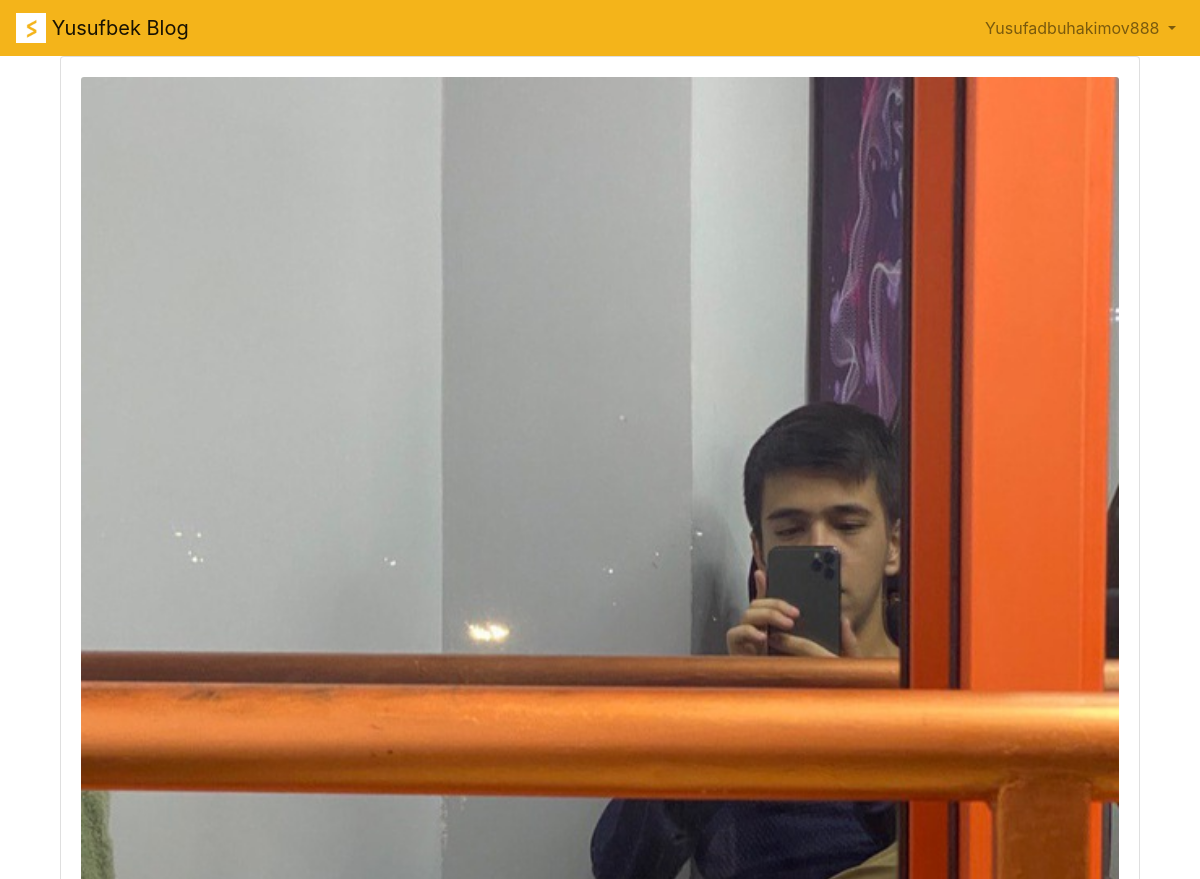
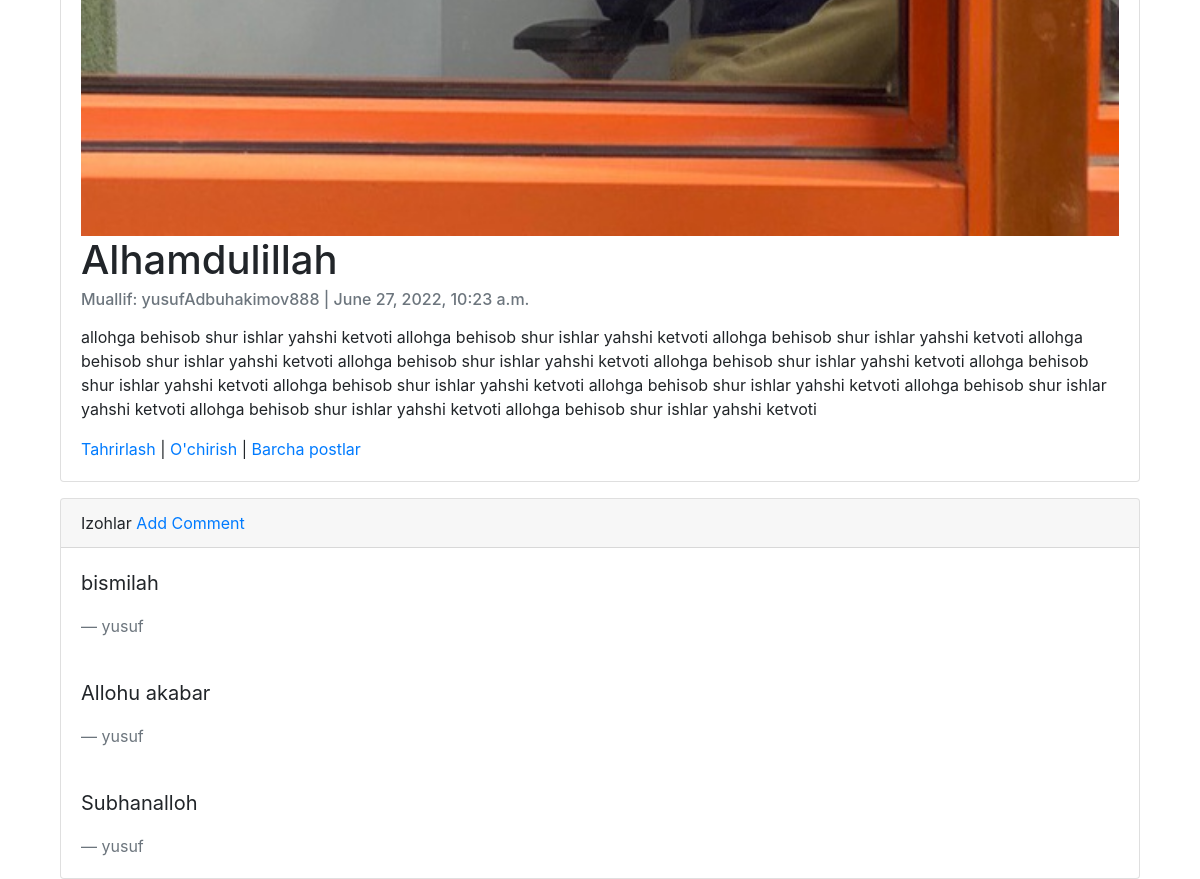
The page /articles/2/ (signed in) on the database its author committed (2 pictures, top to bottom).
### accounts/models.py (models this page shows)
class CustomUser(AbstractUser):
    age = models.PositiveIntegerField(null=True, blank=True)

### articles/models.py (models this page shows, shortened)
class Article(models.Model):
    title = models.CharField(max_length=150)
    summary = models.CharField(max_length=200, blank=True)
    body = RichTextField()
    photo = models.ImageField(upload_to='images/', blank=True)
    date = models.DateTimeField(auto_now_add=True)
    author = models.ForeignKey(
        User,
        on_delete=models.CASCADE,
    )

class Comment(models.Model):
    articles = models.ForeignKey(Article, on_delete=models.CASCADE, related_name='comments')
    comment = models.CharField(max_length=150)
    author = models.ForeignKey(User, on_delete=models.CASCADE, )
    def __str__(self):
        return self.comment

### articles/views.py (the view)
# urls.py: path('<int:pk>/', ArticleDetailView.as_view(), name='article_detail'),
class ArticleDetailView(DetailView):
    model = Article
    template_name = 'article_detail.html'

### templates/article_detail.html (shortened to what this page needs)
{% extends 'base.html' %}
{% block content %}
    <div class="container-fluid">
        <div class="card" >
          <div class="card-body">
              {%  if object.photo %}
                <img class="card-img-top" src="{{ object.photo.url }}" alt="{{ object.title }}">
              {% endif %}
              <h1 class="card-title">{{ object.title }}</h1>
              <h6 class="card-subtitle mb-2 text-muted">Muallif: {{ object.author }} | {{ object.date }}</h6>
              <p class="card-text">{{ object.body | safe }}</p>
              <a href="{% url 'article_edit' article.pk %}">Tahrirlash</a> |
              <a href="{% url 'article_delete' article.pk %}">O'chirish</a> |
              <a href="{% url 'article_list' %}">Barcha postlar</a>
          </div>
        </div>
        <div class="card">
            <div class="card-header">Izohlar
                <a href="{% url 'add_comment' article.pk %}">Add Comment</a>
            </div>
            {%  for comment in article.comments.all %}
                <div class="card-body">
                    <blockquote class="blockquote mb-0">
                        <p>{{  comment }}</p>
                        <footer class="blockquote-footer">{{  comment.author }}</footer>
                    </blockquote>
                </div>
            {% endfor %}
        </div>
    </div>
{% endblock content %}

### templates/base.html (shortened to what this page needs)
{% load static %}
<!DOCTYPE html>
<html>
    <head>
            <link rel="stylesheet" href="https://cdn.jsdelivr.net/npm/bootstrap@4.5.3/dist/css/bootstrap.min.css">
    </head>
    <body>
        <nav class="navbar navbar-expand-lg navbar-light" style="background-color: #F4B41A;">
            <a class="navbar-brand" href="{% url 'home' %}">
                <img src="{% static 'static/assets/img/logo.png' %}" width="30" height="30" class="d-inline-block align-top" alt="">
                Yusufbek Blog
            </a>
            <div class="collapse navbar-collapse" id="navbarSupportedContent">
                {% if user.is_authenticated %}
                    <ul class="navbar-nav ml-auto">
                        <li class="nav-item">
                            <a class="nav-link dropdown-toggle" href="#"
                                id="navbarDropdown" role="button" data-toggle="dropdown"
                                aria-haspopup="true" aria-expanded="false">
                                {{ user.username | title }}
                            </a>
                        </li>
                    </ul>
                {% else %}
                    <form class="form-inline ml-auto">
                        <a href="{% url 'login' %}" class="btn btn-outline-light">Kirish</a>
                        <a href="{% url 'signup' %}" class="btn btn-primary ml-2">Ro'yxatdan o'tish</a>
                    </form>
                {% endif %}
            </div>
        </nav>
        <main>
            <div class="container">
                {% block content %}
                {% endblock content %}
            </div>
        </main>
    </body>
</html>

### rows shown on the page
CustomUser: username "Yusufadbuhakimov888"
Article: photo (picture), title "Alhamdulillah", author "yusufAdbuhakimov888", date "June 27, 2022, 10:23 a.m.", body "allohga behisob shur ishlar yahshi ketvoti allohga behisob shur ishlar yahshi ketvoti allohga behisob shur ishlar yahshi ketvoti allohga behisob shur ishlar yahshi ketvoti allohga behisob shur ishlar yahshi ketvoti allohga behisob shur ishlar yahshi ketvoti allohga behisob shur ishlar yahshi ketvoti allohga behisob shur ishlar yahshi ketvoti allohga behisob shur ishlar yahshi ketvoti allohga behisob shur ishlar yahshi ketvoti allohga behisob shur ishlar yahshi ketvoti allohga behisob shur ishlar yahshi ketvoti"
Comment: comment "bismilah", author "yusuf"
Comment: comment "Allohu akabar", author "yusuf"
Comment: comment "Subhanalloh", author "yusuf"
